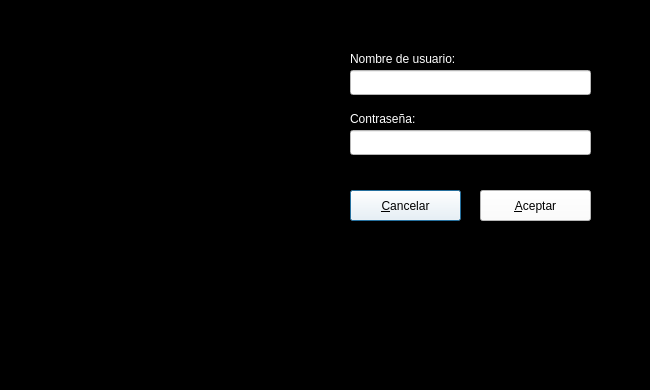
<?xml version="1.0" encoding="UTF-8"?>
<ui version="4.0">
 <class>frmLogin</class>
 <widget class="QDialog" name="frmLogin">
  <property name="geometry">
   <rect>
    <x>0</x>
    <y>0</y>
    <width>650</width>
    <height>390</height>
   </rect>
  </property>
  <property name="sizePolicy">
   <sizepolicy hsizetype="Fixed" vsizetype="Fixed">
    <horstretch>0</horstretch>
    <verstretch>0</verstretch>
   </sizepolicy>
  </property>
  <property name="minimumSize">
   <size>
    <width>650</width>
    <height>390</height>
   </size>
  </property>
  <property name="maximumSize">
   <size>
    <width>650</width>
    <height>390</height>
   </size>
  </property>
  <property name="windowTitle">
   <string>Mar pájaros TPV - Iniciar sesión</string>
  </property>
  <property name="windowIcon">
   <iconset resource="../Resources.qrc">
    <normaloff>:/assets/marpajaros.ico</normaloff>:/assets/marpajaros.ico</iconset>
  </property>
  <property name="styleSheet">
   <string notr="true">color: rgb(255, 255, 255);
background-color: rgb(0, 0, 0);
</string>
  </property>
  <widget class="QLabel" name="lblNombreUsuario">
   <property name="geometry">
    <rect>
     <x>350</x>
     <y>50</y>
     <width>241</width>
     <height>17</height>
    </rect>
   </property>
   <property name="styleSheet">
    <string notr="true">font: 10pt &quot;Sans Serif&quot;;</string>
   </property>
   <property name="text">
    <string>Nombre de usuario:</string>
   </property>
  </widget>
  <widget class="QLabel" name="lblContrasena">
   <property name="geometry">
    <rect>
     <x>350</x>
     <y>110</y>
     <width>241</width>
     <height>17</height>
    </rect>
   </property>
   <property name="styleSheet">
    <string notr="true">font: 10pt &quot;Sans Serif&quot;;</string>
   </property>
   <property name="text">
    <string>Contraseña:</string>
   </property>
  </widget>
  <widget class="QLineEdit" name="txtNombreUsuario">
   <property name="geometry">
    <rect>
     <x>350</x>
     <y>70</y>
     <width>241</width>
     <height>25</height>
    </rect>
   </property>
   <property name="styleSheet">
    <string notr="true">QLineEdit {
color: rgb(0, 0, 0);
background-color: rgb(255, 255, 255);
}
QLineEdit:disabled {
color: rgb(127,127,127);
}
</string>
   </property>
  </widget>
  <widget class="QLineEdit" name="txtContrasena">
   <property name="geometry">
    <rect>
     <x>350</x>
     <y>130</y>
     <width>241</width>
     <height>25</height>
    </rect>
   </property>
   <property name="styleSheet">
    <string notr="true">QLineEdit {
color: rgb(0, 0, 0);
background-color: rgb(255, 255, 255);
}
QLineEdit:disabled {
color: rgb(127,127,127);
}
</string>
   </property>
   <property name="echoMode">
    <enum>QLineEdit::Password</enum>
   </property>
  </widget>
  <widget class="QPushButton" name="btnCancelar">
   <property name="geometry">
    <rect>
     <x>350</x>
     <y>190</y>
     <width>111</width>
     <height>31</height>
    </rect>
   </property>
   <property name="styleSheet">
    <string notr="true">QPushButton {
	color: rgb(0, 0, 0);	
	background-color: rgb(255, 255, 255);
}
QPushButton:disabled {
	color: rgb(127, 127, 127);
}
</string>
   </property>
   <property name="text">
    <string>&amp;Cancelar</string>
   </property>
  </widget>
  <widget class="QPushButton" name="btnAceptar">
   <property name="geometry">
    <rect>
     <x>480</x>
     <y>190</y>
     <width>111</width>
     <height>31</height>
    </rect>
   </property>
   <property name="styleSheet">
    <string notr="true">QPushButton:disabled {
color: rgb(127, 127, 127);
}
QPushButton {
color: rgb(0, 0, 0);
background-color: rgb(255, 255, 255);
}
</string>
   </property>
   <property name="text">
    <string>&amp;Aceptar</string>
   </property>
  </widget>
  <widget class="QWidget" name="widget" native="true">
   <property name="geometry">
    <rect>
     <x>0</x>
     <y>0</y>
     <width>650</width>
     <height>390</height>
    </rect>
   </property>
   <property name="autoFillBackground">
    <bool>false</bool>
   </property>
   <property name="styleSheet">
    <string notr="true">background-image: url(:/assets/LoginMarpajaros_650.png);</string>
   </property>
  </widget>
  <zorder>widget</zorder>
  <zorder>lblNombreUsuario</zorder>
  <zorder>lblContrasena</zorder>
  <zorder>txtNombreUsuario</zorder>
  <zorder>txtContrasena</zorder>
  <zorder>btnCancelar</zorder>
  <zorder>btnAceptar</zorder>
 </widget>
 <tabstops>
  <tabstop>txtNombreUsuario</tabstop>
  <tabstop>txtContrasena</tabstop>
  <tabstop>btnAceptar</tabstop>
  <tabstop>btnCancelar</tabstop>
 </tabstops>
 <resources>
  <include location="../Resources.qrc"/>
 </resources>
 <connections>
  <connection>
   <sender>btnCancelar</sender>
   <signal>clicked()</signal>
   <receiver>frmLogin</receiver>
   <slot>close()</slot>
   <hints>
    <hint type="sourcelabel">
     <x>405</x>
     <y>205</y>
    </hint>
    <hint type="destinationlabel">
     <x>324</x>
     <y>194</y>
    </hint>
   </hints>
  </connection>
  <connection>
   <sender>btnAceptar</sender>
   <signal>clicked()</signal>
   <receiver>frmLogin</receiver>
   <slot>doLogin()</slot>
   <hints>
    <hint type="sourcelabel">
     <x>535</x>
     <y>205</y>
    </hint>
    <hint type="destinationlabel">
     <x>324</x>
     <y>194</y>
    </hint>
   </hints>
  </connection>
 </connections>
 <slots>
  <slot>doLogin()</slot>
 </slots>
</ui>
